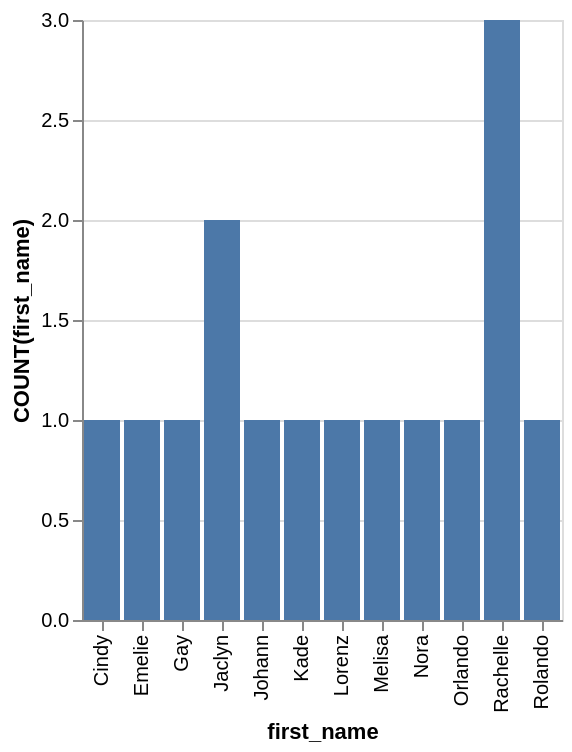

Describe this chart as a Vega-Lite specification.
### Vega-Lite specification from a JSON file in a GitHub repository (floating-point values rounded to 4 significant figures)
{"data": {"values": [{"x_data": "Cindy", "y_data": 1}, {"x_data": "Emelie", "y_data": 1}, {"x_data": "Gay", "y_data": 1}, {"x_data": "Jaclyn", "y_data": 2}, {"x_data": "Johann", "y_data": 1}, {"x_data": "Kade", "y_data": 1}, {"x_data": "Lorenz", "y_data": 1}, {"x_data": "Melisa", "y_data": 1}, {"x_data": "Nora", "y_data": 1}, {"x_data": "Orlando", "y_data": 1}, {"x_data": "Rachelle", "y_data": 3}, {"x_data": "Rolando", "y_data": 1}]}, "mark": "bar", "encoding": {"x": {"field": "x_data", "type": "nominal", "title": "first_name", "sort": "ascending"}, "y": {"field": "y_data", "type": "quantitative", "title": "COUNT(first_name)"}}}
